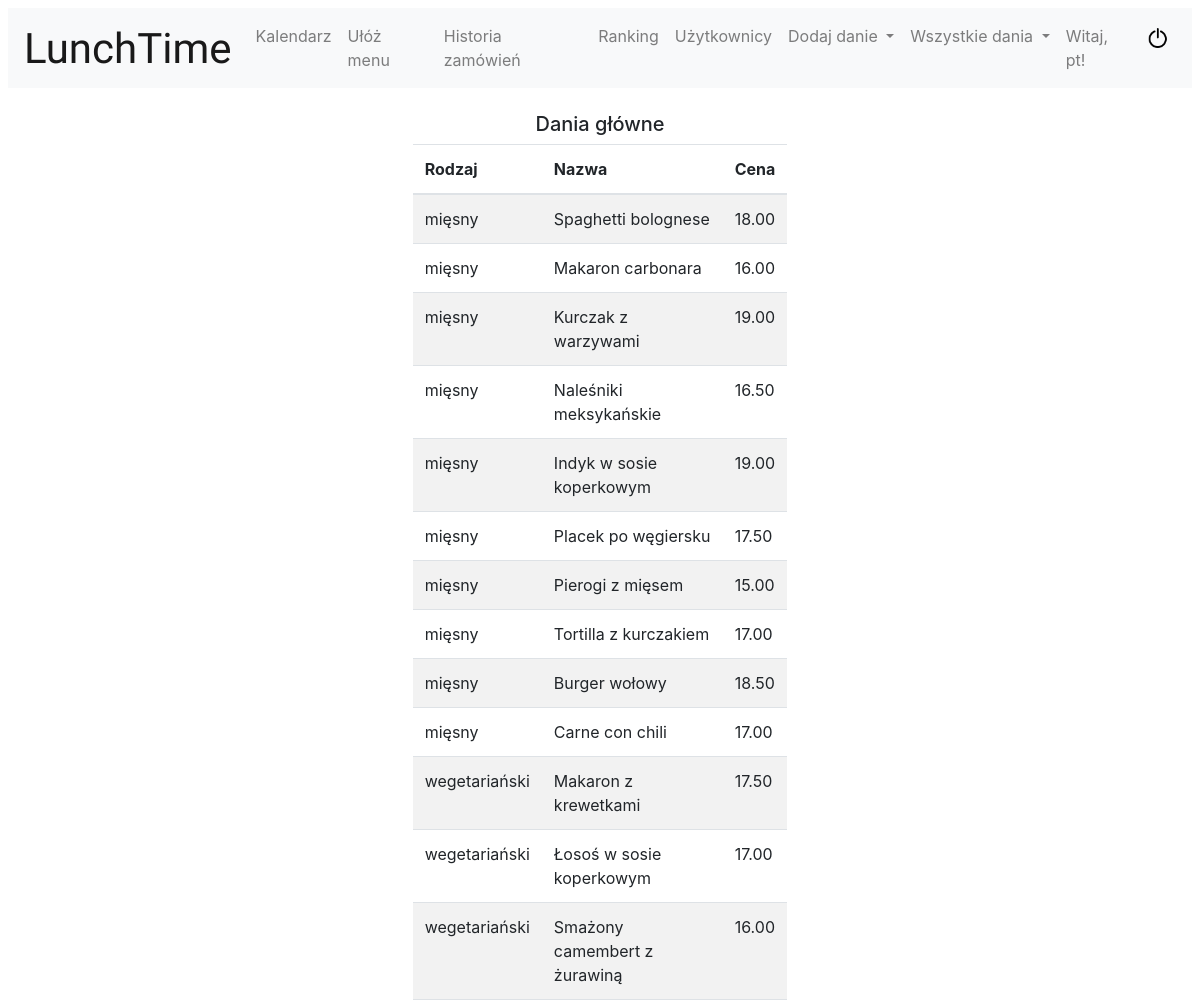
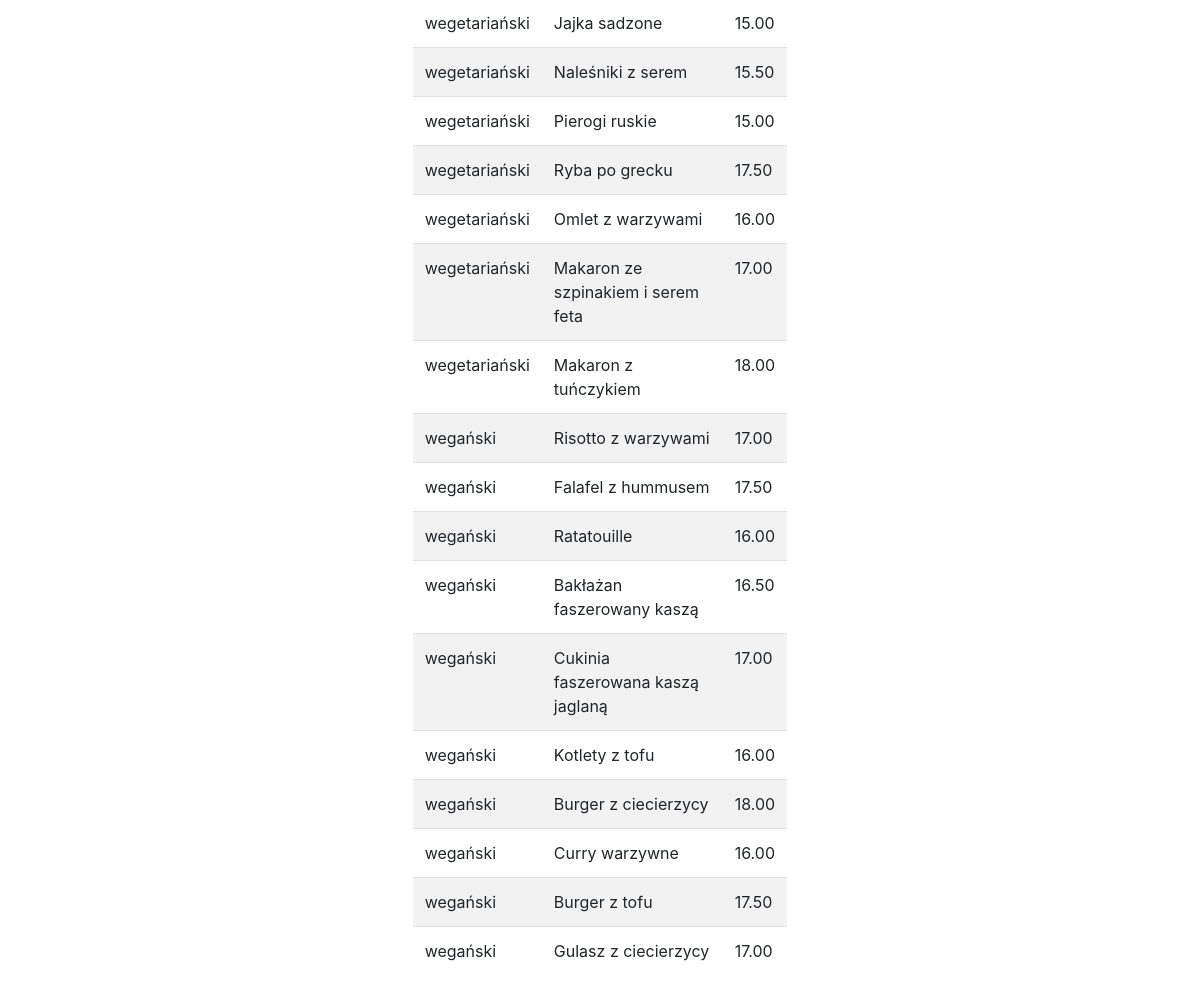
Screenshot of /lunches/ (signed in) with the database file from the repository (2 pictures, top to bottom).
### buy_lunch/models.py (models this page shows, shortened)
class Lunch(models.Model):
    lunch_name = models.CharField(max_length=300, verbose_name='Nazwa')
    lunch_type = models.IntegerField(choices=LUNCH_TYPE, verbose_name='Typ')
    lunch_price = models.DecimalField(decimal_places=2, max_digits=4, verbose_name='Cena')

### buy_lunch/views.py (the view)
# urls.py: path('lunches/', ShowLunches.as_view(), name='lunches'),
class ShowLunches(PermissionView):
    def get(self, request):
        lunches = Lunch.objects.all().order_by('lunch_type')
        return render(request, 'show_lunches.html', {'lunches': lunches})

### buy_lunch/context_processors.py (called while the page is built)
def points(request):
    if request.user.is_authenticated:
        count_points = Points.objects.filter(user=request.user).aggregate(Sum('amount'))
        all_points = count_points['amount__sum']
    else:
        all_points = 0
    return {
        'points': all_points,
    }

### buy_lunch/templatetags/app_filters.py (called while the page is built)
@register.filter(name='lunch_type')
def lunch_type(value):
    return dict(LUNCH_TYPE).get(value)

### buy_lunch/templates/show_lunches.html
{% extends "base.html" %}
    {% load app_filters %}
    {% load  %}
{% block content %}
    <h5 class="menu">Dania główne</h5>
    <div class="row justify-content-md-center">
<div class="col-4">
        <table class="table table-striped">
        <thead>
        <tr>
            <th scope="col">Rodzaj</th>
            <th scope="col">Nazwa</th>
            <th scope="col">Cena</th>
        </tr>
        </thead>
        <tbody>
            {% for lunch in lunches  %}
            <tr>
                <td>{{ lunch.lunch_type | lunch_type }}</td>
                <td>{{ lunch.lunch_name}}</td>
                <td>{{ lunch.lunch_price}}</td>
            {% endfor %}
            </tr>
        </tbody>
        </table>
</div>
    </div>
{% endblock %}

### buy_lunch/templates/base.html (shortened to what this page needs)
<!DOCTYPE html>
<html lang="en">
<head>
    {% load static %}
    {% load bootstrap4 %}
    {% bootstrap_css %}
    <link href="https://cdnjs.cloudflare.com/ajax/libs/fullcalendar/3.1.0/fullcalendar.min.css" rel="stylesheet" />
    <link rel="stylesheet" type="text/css" href="{% static 'css/styles.css' %}">
</head>
<body class="ml-2 mr-2 mt-2" >
<header class="navbar navbar-expand-lg navbar-light bg-light mb-4" id="main-header">
  <a class="navbar-brand app-name" href="{% url 'index' %}">LunchTime</a>
  <div class="collapse navbar-collapse" id="navbarNavDropdown">
{% if user.is_staff %}
    <ul class="navbar-nav mr-auto">
      <li class="nav-item">
        <a class="nav-link" href="{% url 'lunch-calendar' %}">Kalendarz</a>
      </li>
      <li class="nav-item">
        <a class="nav-link" href="{% url 'set-menu' %}">Ułóż menu</a>
      </li>
        <li class="nav-item">
        <a class="nav-link" href="{% url 'all-orders' %}">Historia zamówień</a>
      </li>
        <li class="nav-item">
        <a class="nav-link" href="{% url 'ranking' %}">Ranking</a>
      </li>
        <li class="nav-item">
        <a class="nav-link" href="{% url 'users' %}">Użytkownicy</a>
      </li>
      <li class="nav-item dropdown">
        <a class="nav-link dropdown-toggle" href="#" id="navbarDropdownMenuLink" data-toggle="dropdown" aria-haspopup="true" aria-expanded="false">
          Dodaj danie
        </a>
      </li>
    <li class="nav-item dropdown">
        <a class="nav-link dropdown-toggle" href="#" id="navbarDropdownMenuLink" data-toggle="dropdown" aria-haspopup="true" aria-expanded="false">
          Wszystkie dania
        </a>
      </li>
    </ul>
        {% endif %}
    {% if user.is_authenticated %}
        <ul class="navbar-nav ml-auto">
        <span class="navbar-text mx-2">Witaj, {{ user.username }}!</span>
          <div class="nav-item">
            <a class="nav-link" href="{% url 'logout' %}"><img class="logout" src="/media/power.png"></a>
          </div>
         </ul>
    {% endif %}
  </div>
</header>
        {% block content %}
        {% endblock %}
</body>
</html>

### static/css/styles.css (style rules this page uses)
.app-name { font: 42px 'Cookie', Helvetica, sans-serif; }
#main-header { border: 2px transparent; background-color: lavender; }
.menu { display: block; text-align: center; }
table { font-max-size: 12px; }
.logout { width: 20px; height: 20px; }

### rows the page displays
Lunch: lunch_type|lunch_type "mięsny", lunch_name "Spaghetti bolognese", lunch_price "18.00"
Lunch: lunch_type|lunch_type "mięsny", lunch_name "Makaron carbonara", lunch_price "16.00"
Lunch: lunch_type|lunch_type "mięsny", lunch_name "Kurczak z warzywami", lunch_price "19.00"
Lunch: lunch_type|lunch_type "mięsny", lunch_name "Naleśniki meksykańskie", lunch_price "16.50"
Lunch: lunch_type|lunch_type "mięsny", lunch_name "Indyk w sosie koperkowym", lunch_price "19.00"
Lunch: lunch_type|lunch_type "mięsny", lunch_name "Placek po węgiersku", lunch_price "17.50"
Lunch: lunch_type|lunch_type "mięsny", lunch_name "Pierogi z mięsem", lunch_price "15.00"
Lunch: lunch_type|lunch_type "mięsny", lunch_name "Tortilla z kurczakiem", lunch_price "17.00"
Lunch: lunch_type|lunch_type "mięsny", lunch_name "Burger wołowy", lunch_price "18.50"
Lunch: lunch_type|lunch_type "mięsny", lunch_name "Carne con chili", lunch_price "17.00"
Lunch: lunch_type|lunch_type "wegetariański", lunch_name "Makaron z krewetkami", lunch_price "17.50"
Lunch: lunch_type|lunch_type "wegetariański", lunch_name "Łosoś w sosie koperkowym", lunch_price "17.00"
Lunch: lunch_type|lunch_type "wegetariański", lunch_name "Smażony camembert z żurawiną", lunch_price "16.00"
Lunch: lunch_type|lunch_type "wegetariański", lunch_name "Jajka sadzone", lunch_price "15.00"
Lunch: lunch_type|lunch_type "wegetariański", lunch_name "Naleśniki z serem", lunch_price "15.50"
Lunch: lunch_type|lunch_type "wegetariański", lunch_name "Pierogi ruskie", lunch_price "15.00"
Lunch: lunch_type|lunch_type "wegetariański", lunch_name "Ryba po grecku", lunch_price "17.50"
Lunch: lunch_type|lunch_type "wegetariański", lunch_name "Omlet z warzywami", lunch_price "16.00"
Lunch: lunch_type|lunch_type "wegetariański", lunch_name "Makaron ze szpinakiem i serem feta", lunch_price "17.00"
Lunch: lunch_type|lunch_type "wegetariański", lunch_name "Makaron z tuńczykiem", lunch_price "18.00"
Lunch: lunch_type|lunch_type "wegański", lunch_name "Risotto z warzywami", lunch_price "17.00"
Lunch: lunch_type|lunch_type "wegański", lunch_name "Falafel z hummusem", lunch_price "17.50"
Lunch: lunch_type|lunch_type "wegański", lunch_name "Ratatouille", lunch_price "16.00"
Lunch: lunch_type|lunch_type "wegański", lunch_name "Bakłażan faszerowany kaszą", lunch_price "16.50"
Lunch: lunch_type|lunch_type "wegański", lunch_name "Cukinia faszerowana kaszą jaglaną", lunch_price "17.00"
Lunch: lunch_type|lunch_type "wegański", lunch_name "Kotlety z tofu", lunch_price "16.00"
Lunch: lunch_type|lunch_type "wegański", lunch_name "Burger z ciecierzycy", lunch_price "18.00"
Lunch: lunch_type|lunch_type "wegański", lunch_name "Curry warzywne", lunch_price "16.00"
Lunch: lunch_type|lunch_type "wegański", lunch_name "Burger z tofu", lunch_price "17.50"
Lunch: lunch_type|lunch_type "wegański", lunch_name "Gulasz z ciecierzycy", lunch_price "17.00"

### other values shown
{{ user.username }} "pt"
